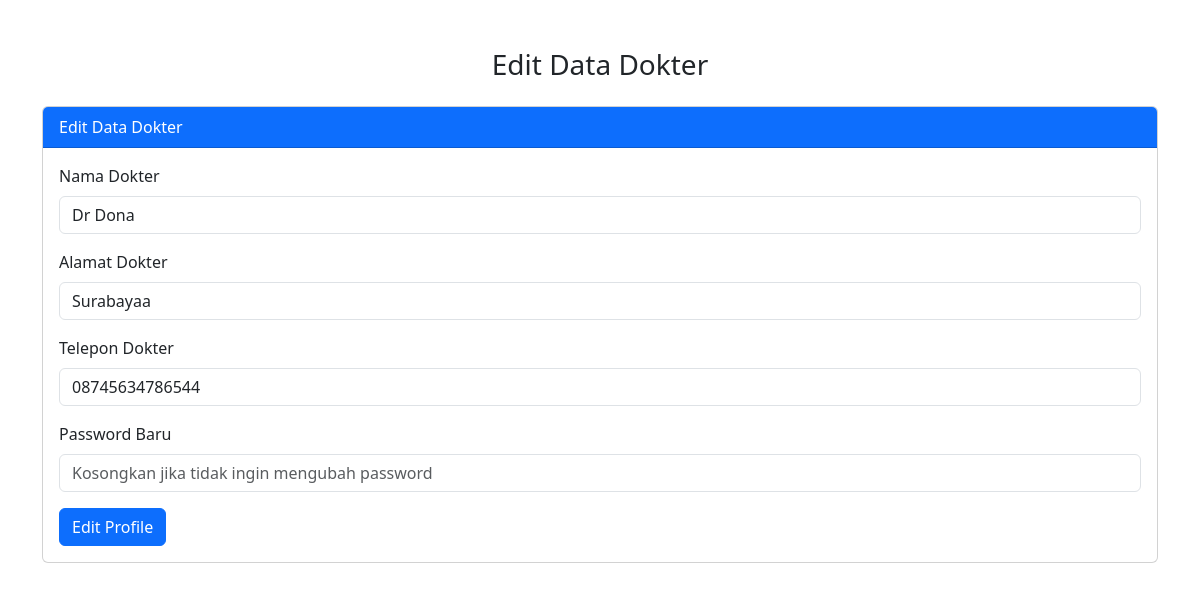
The app's page /page/profil_dokter/index.php (signed in) with its own data.
### tables this page shows
CREATE TABLE `dokter` (
  `id` int(11) NOT NULL,
  `nama` varchar(150) NOT NULL,
  `alamat` varchar(255) DEFAULT NULL,
  `no_hp` varchar(40) DEFAULT NULL,
  `id_poli` int(11) NOT NULL,
  `password` varchar(255) NOT NULL,
  `role` enum('dokter') NOT NULL DEFAULT 'dokter'
);

### page/profil_dokter/index.php (the view, shortened to what this page needs)
<?php
require 'C:\xampp\htdocs\poli_bk\koneksi.php';
$id_dokter = $_SESSION['id'] ?? null;
$query = "SELECT * FROM dokter WHERE id = ?";
$stmt = $mysqli->prepare($query);
$stmt->bind_param("i", $id_dokter);
$stmt->execute();
$result = $stmt->get_result();
$dokter = $result->fetch_assoc();
$nama = $dokter['nama'] ?? '';
$alamat = $dokter['alamat'] ?? '';
$no_hp = $dokter['no_hp'] ?? '';
?>
<!DOCTYPE html>
<html lang="en">
<head>
    <link rel="stylesheet" href="https://cdnjs.cloudflare.com/ajax/libs/bootstrap/5.3.0/css/bootstrap.min.css">
</head>
<body>
    <div class="container mt-5">
        <h3 class="text-center mb-4">Edit Data Dokter</h3>
        <div class="card">
            <div class="card-header bg-primary text-white">
                Edit Data Dokter
            </div>
            <div class="card-body">
                <form action="page/profil_dokter/update_dokter.php" method="POST">
                    <div class="mb-3">
                        <label for="nama" class="form-label">Nama Dokter</label>
                        <input type="text" class="form-control" id="nama" name="nama"
                               value="<?= htmlspecialchars($nama); ?>" required>
                    </div>
                    <div class="mb-3">
                        <label for="alamat" class="form-label">Alamat Dokter</label>
                        <input type="text" class="form-control" id="alamat" name="alamat"
                               value="<?= htmlspecialchars($alamat); ?>" required>
                    </div>
                    <div class="mb-3">
                        <label for="no_hp" class="form-label">Telepon Dokter</label>
                        <input type="text" class="form-control" id="no_hp" name="no_hp"
                               value="<?= htmlspecialchars($no_hp); ?>" required>
                    </div>
                    <div class="mb-3">
    <label for="password" class="form-label">Password Baru</label>
    <input type="password" class="form-control" id="password" name="password"
           placeholder="Kosongkan jika tidak ingin mengubah password">
</div>
                    <button type="submit" class="btn btn-primary">Edit Profile</button>
                </form>
            </div>
        </div>
    </div>
</body>
</html>

### records on screen
dokter: nama "Dr Dona", alamat "Surabayaa", no_hp "08745634786544"
